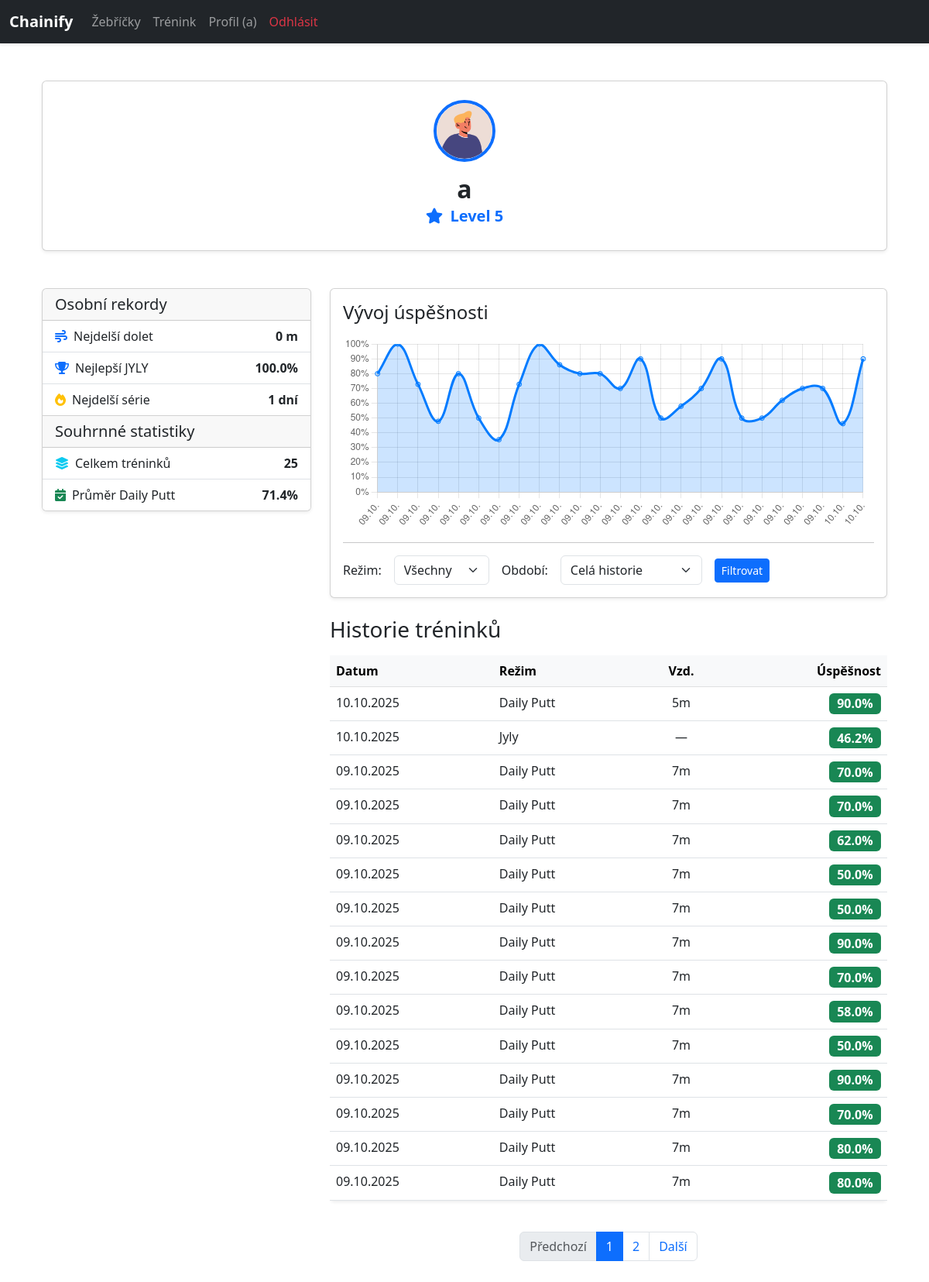
The page /user/a (signed in) on the database its author committed.
### models.py (models this page shows, shortened)
class User(db.Model, UserMixin):
    id = db.Column(db.Integer, primary_key=True)
    username = db.Column(db.String(150), unique=True, nullable=False)
    email = db.Column(db.String(150), unique=True, nullable=False)
    password = db.Column(db.String(256), nullable=False)
    profile_image_url = db.Column(db.String(255), nullable=True)
    current_streak = db.Column(db.Integer, default=0)
    last_training_date = db.Column(db.Date, nullable=True)
    putt_sessions = db.relationship('PuttSession', backref='user')
    drives = db.relationship('Drive', backref='user')

class PuttSession(db.Model):
    id = db.Column(db.Integer, primary_key=True)
    date = db.Column(db.DateTime, nullable=False, default=datetime.utcnow)
    mode = db.Column(db.String(50), nullable=False)
    score = db.Column(db.Integer, nullable=False)
    accuracy = db.Column(db.Float, nullable=True)
    successful_putts = db.Column(db.Integer, nullable=True)
    total_putts = db.Column(db.Integer, nullable=True)
    distance = db.Column(db.Integer, nullable=True)
    user_id = db.Column(db.Integer, db.ForeignKey('user.id'))

### app.py (the view)
@app.route('/user/<username>')
@login_required
def user_profile(username):
    user = User.query.filter_by(username=username).first_or_404()
    mode_filter = request.args.get('mode_filter', '')
    period_filter = request.args.get('period_filter', 'all')
    page = request.args.get('page', 1, type=int)
    SESSIONS_PER_PAGE = 15
    base_query = PuttSession.query.filter_by(user_id=user.id)
    total_sessions = base_query.count()
    best_jyly_accuracy = db.session.query(func.max(PuttSession.accuracy)).filter(
        PuttSession.user_id == user.id,
        PuttSession.mode == 'jyly'
    ).scalar() or 0.0
    daily_putt_stats = db.session.query(
        func.sum(PuttSession.successful_putts), func.sum(PuttSession.total_putts)
    ).filter(
        PuttSession.user_id == user.id,
        PuttSession.mode == 'daily_putt'
    ).first()
    avg_daily_putt_accuracy = 0.0
    if daily_putt_stats and daily_putt_stats[1]:
        avg_daily_putt_accuracy = (daily_putt_stats[0] / daily_putt_stats[1]) * 100
    longest_drive = db.session.query(func.max(Drive.distance)).filter(
        Drive.user_id == user.id
    ).scalar() or 0.0
    user_stats = {
        'total_sessions': total_sessions,
        'best_jyly_accuracy': best_jyly_accuracy,
        'avg_daily_putt_accuracy': avg_daily_putt_accuracy,
        'streak': user.current_streak,
        'longest_drive': longest_drive
    }
    level_info = calculate_level_info_exponential(total_sessions)
    query = base_query
    if mode_filter:
        query = query.filter(PuttSession.mode == mode_filter)
    start_date = None
    if period_filter == '7':
        start_date = datetime.now() - timedelta(days=7)
    elif period_filter == '30':
        start_date = datetime.now() - timedelta(days=30)
    if start_date:
        query = query.filter(PuttSession.date >= start_date)
    pagination = query.order_by(desc(PuttSession.date)).paginate(
        page=page, per_page=SESSIONS_PER_PAGE, error_out=False
    )
    putt_sessions = pagination.items
    all_filtered_sessions = query.order_by(PuttSession.date).all()
    sessions_with_accuracy = [s for s in all_filtered_sessions if s.accuracy is not None]
    chart_labels = [session.date.strftime('%d.%m.') for session in sessions_with_accuracy]
    chart_scores = [session.accuracy for session in sessions_with_accuracy]
    chart_data = {'labels': chart_labels, 'scores': chart_scores}
    return render_template(
        'user_profile.html',
        user=user,
        putt_sessions=putt_sessions,
        pagination=pagination,
        chart_data=chart_data,
        user_stats=user_stats,
        level_info=level_info,
        selected_mode=mode_filter,
        selected_period=period_filter
    )

### app.py (called while the page is built)
@login_manager.user_loader
def load_user(user_id):
    return User.query.get(int(user_id))

### templates/user_profile.html (shortened to what this page needs)
{% extends "base.html" %}
{% block content %}
<div class="container my-5">
    <div class="card shadow-sm mb-5">
    <div class="card-body text-center p-4">
        <img src="{{ user.profile_image_url or url_for('static', filename='images/avatar/male/12.png') }}" alt="Avatar uživatele {{ user.username }}" class="rounded-circle mb-3 mx-auto d-block" style="width: 80px; height: 80px; object-fit: cover; border: 4px solid var(--bs-primary);">
        <h1 class="h2 fw-bold mb-1">{{ user.username }}</h1>
        <p class="h5 text-primary fw-semibold">
            <i class="fa-solid fa-star me-1"></i> Level {{ level_info.level }}
        </p>
    </div>
</div>
    <div class="row g-4">
        <div class="col-lg-4">
            <div class="card shadow-sm position-sticky" style="top: 1.5rem;">
                <div class="card-header h5">Osobní rekordy</div>
                <ul class="list-group list-group-flush">
                    <li class="list-group-item d-flex justify-content-between align-items-center">
                        <div><i class="fa-solid fa-wind text-primary me-2"></i>Nejdelší dolet</div>
                        <span class="fw-bold">{{ user_stats.longest_drive|int }} m</span>
                    </li>
                    <li class="list-group-item d-flex justify-content-between align-items-center">
                        <div><i class="fa-solid fa-trophy text-primary me-2"></i>Nejlepší JYLY</div>
                        <span class="fw-bold">{{ "%.1f"|format(user_stats.best_jyly_accuracy) }}%</span>
                    </li>
                     <li class="list-group-item d-flex justify-content-between align-items-center">
                        <div><i class="fa-solid fa-fire text-warning me-2"></i>Nejdelší série</div>
                        <span class="fw-bold">{{ user_stats.streak }} dní</span>
                    </li>
                </ul>
                <div class="card-header h5">Souhrnné statistiky</div>
                 <ul class="list-group list-group-flush">
                    <li class="list-group-item d-flex justify-content-between align-items-center">
                        <div><i class="fa-solid fa-layer-group text-info me-2"></i>Celkem tréninků</div>
                        <span class="fw-bold">{{ user_stats.total_sessions }}</span>
                    </li>
                    <li class="list-group-item d-flex justify-content-between align-items-center">
                        <div><i class="fa-solid fa-calendar-check text-success me-2"></i>Průměr Daily Putt</div>
                        <span class="fw-bold">{{ "%.1f"|format(user_stats.avg_daily_putt_accuracy) }}%</span>
                    </li>
                </ul>
            </div>
        </div>
        <div class="col-lg-8">
            <div class="card shadow-sm mb-4">
                <div class="card-body">
                    <h4 class="card-title mb-3">Vývoj úspěšnosti</h4>
                    <div style="height: 250px;"><canvas id="scoreTrendChart"></canvas></div>
                    <hr>
                    <form method="GET" action="{{ url_for('user_profile', username=user.username) }}" class="d-flex flex-wrap align-items-center gap-3">
                        <label for="mode_filter" class="form-label mb-0">Režim:</label>
                        <select name="mode_filter" id="mode_filter" class="form-select w-auto">
                            <option value="">Všechny</option>
                        </select>
                        <label for="period_filter" class="form-label mb-0">Období:</label>
                        <select name="period_filter" id="period_filter" class="form-select w-auto">
                            <option value="all" {% if selected_period == 'all' %}selected{% endif %}>Celá historie</option>
                        </select>
                        <button type="submit" class="btn btn-sm btn-primary">Filtrovat</button>
                    </form>
                </div>
            </div>
            <h3 class="mb-3">Historie tréninků</h3>
            {% if putt_sessions %}
                <div class="table-responsive">
                    <table class="table table-hover bg-white rounded shadow-sm">
                        <thead class="table-light">
                            <tr>
                                <th scope="col">Datum</th>
                                <th scope="col">Režim</th>
                                <th scope="col" class="text-center">Vzd.</th>
                                <th scope="col" class="text-end">Úspěšnost</th>
                            </tr>
                        </thead>
                        <tbody>
                            {% for session in putt_sessions %}
                            <tr>
                                <td>{{ session.date.strftime('%d.%m.%Y') }}</td>
                                <td>{{ session.mode.replace('_', ' ')|title }}</td>
                                <td class="text-center">
                                    {% if session.mode == 'daily_putt' and session.distance %}
                                        {{ session.distance }}m
                                    {% else %}
                                        —
                                    {% endif %}
                                </td>
                                <td class="text-end">
                                    {% if session.accuracy is not none %}
                                        <span class="badge bg-success fs-6">{{ "%.1f"|format(session.accuracy) }}%</span>
                                    {% else %}
                                        <span class="badge bg-secondary fs-6">{{ session.score }}</span>
                                    {% endif %}
                                </td>
                            </tr>
                            {% endfor %}
                        </tbody>
                    </table>
                </div>
            {% else %}
                <div class="alert alert-info">Tento uživatel zatím nemá žádné záznamy o puttování.</div>
            {% endif %}
            {% if pagination and pagination.pages > 1 %}
<nav aria-label="Navigace stránek historie">
    <ul class="pagination justify-content-center mt-4">
        {% set url_args = request.args.copy() %}
        {% do url_args.pop('page', None) %}
        <li class="page-item {% if not pagination.has_prev %}disabled{% endif %}">
            <a class="page-link" href="{{ url_for('user_profile', username=user.username, page=pagination.prev_num, **url_args) }}">Předchozí</a>
        </li>
        {% for p in pagination.iter_pages(left_edge=1, right_edge=1, left_current=2, right_current=2) %}
            {% if p %}
                {% if p == pagination.page %}
                    <li class="page-item active" aria-current="page"><span class="page-link">{{ p }}</span></li>
                {% else %}
                    <li class="page-item"><a class="page-link" href="{{ url_for('user_profile', username=user.username, page=p, **url_args) }}">{{ p }}</a></li>
                {% endif %}
            {% else %}
                <li class="page-item disabled"><span class="page-link">…</span></li>
            {% endif %}
        {% endfor %}
        <li class="page-item {% if not pagination.has_next %}disabled{% endif %}">
            <a class="page-link" href="{{ url_for('user_profile', username=user.username, page=pagination.next_num, **url_args) }}">Další</a>
        </li>
    </ul>
</nav>
{% endif %}
        </div>
    </div>
</div>
<script>
    document.addEventListener('DOMContentLoaded', function() {
        const chartDataRaw = '{{ chart_data | tojson | safe }}';
        if (!chartDataRaw || JSON.parse(chartDataRaw).labels.length === 0) { return; }
        const chartData = JSON.parse(chartDataRaw);
        const ctx = document.getElementById('scoreTrendChart');
        if (!ctx) { return; }
        new Chart(ctx, {
            type: 'line',
            data: { labels: chartData.labels, datasets: [{
                label: 'Úspěšnost', data: chartData.scores,
                borderColor: 'rgba(0, 123, 255, 1)', backgroundColor: 'rgba(0, 123, 255, 0.2)',
                fill: true, tension: 0.4
            }] },
            options: {
                responsive: true, maintainAspectRatio: false,
                scales: { y: { beginAtZero: true, max: 100, ticks: { callback: function(value) { return value + '%'; } } } },
                plugins: {
                    legend: { display: false },
                    tooltip: { callbacks: { label: function(context) { let label = context.dataset.label || ''; if (label) { label += ': '; } if (context.parsed.y !== null) { label += context.parsed.y.toFixed(1) + '%'; } return label; } } }
                }
            }
        });
    });
</script>
{% endblock %}

### templates/base.html (shortened to what this page needs)
<!DOCTYPE html>
<html lang="en">
<head>
    <link href="https://cdn.jsdelivr.net/npm/bootstrap@5.3.0/dist/css/bootstrap.min.css" rel="stylesheet">
    <link rel="stylesheet" href="https://cdnjs.cloudflare.com/ajax/libs/font-awesome/6.5.2/css/all.min.css">
</head>
<body>
<nav class="navbar navbar-expand-lg navbar-dark bg-dark shadow-sm">
  <div class="container-fluid">
    <a class="navbar-brand fw-bold" href="{{ url_for('index') }}">Chainify</a>
    <div class="collapse navbar-collapse" id="navbarNav">
      <ul class="navbar-nav">
            {% if current_user.is_authenticated %}
              <li class="nav-item">
                <a class="nav-link" href="{{ url_for('leaderboard') }}">Žebříčky</a>
              </li>
            {% endif %}
        </ul>
      <ul class="navbar-nav">
        {% if current_user.is_authenticated %}
          <li class="nav-item">
            <a class="nav-link" href="{{ url_for('training') }}">Trénink</a>
          </li>
          <li class="nav-item">
            <a class="nav-link" href="{{ url_for('profile') }}">Profil ({{ current_user.username }})</a>
          </li>
          <li class="nav-item">
            <a class="nav-link text-danger" href="{{ url_for('logout') }}">Odhlásit</a>
          </li>
        {% endif %}
      </ul>
    </div>
  </div>
</nav>
<div class="container mt-4">
    {% block content %}{% endblock %}
</div>
</body>
</html>

### rows shown on the page
User: username "a", profile_image_url (picture)
PuttSession: date "10.10.2025", mode.replace "Daily Putt", distance "5", accuracy "90.0"
PuttSession: date "10.10.2025", mode.replace "Jyly", accuracy "46.2"
PuttSession: date "09.10.2025", mode.replace "Daily Putt", distance "7", accuracy "70.0"
PuttSession: date "09.10.2025", mode.replace "Daily Putt", distance "7", accuracy "70.0"
PuttSession: date "09.10.2025", mode.replace "Daily Putt", distance "7", accuracy "62.0"
PuttSession: date "09.10.2025", mode.replace "Daily Putt", distance "7", accuracy "50.0"
PuttSession: date "09.10.2025", mode.replace "Daily Putt", distance "7", accuracy "50.0"
PuttSession: date "09.10.2025", mode.replace "Daily Putt", distance "7", accuracy "90.0"
PuttSession: date "09.10.2025", mode.replace "Daily Putt", distance "7", accuracy "70.0"
PuttSession: date "09.10.2025", mode.replace "Daily Putt", distance "7", accuracy "58.0"
PuttSession: date "09.10.2025", mode.replace "Daily Putt", distance "7", accuracy "50.0"
PuttSession: date "09.10.2025", mode.replace "Daily Putt", distance "7", accuracy "90.0"
PuttSession: date "09.10.2025", mode.replace "Daily Putt", distance "7", accuracy "70.0"
PuttSession: date "09.10.2025", mode.replace "Daily Putt", distance "7", accuracy "80.0"
PuttSession: date "09.10.2025", mode.replace "Daily Putt", distance "7", accuracy "80.0"

### other values the page prints
{{ level_info.level }} "5"
{{ user_stats.longest_drive|int }} "0"
{{ "%.1f"|format(user_stats.best_jyly_accuracy) }} "100.0"
{{ user_stats.streak }} "1"
{{ user_stats.total_sessions }} "25"
{{ "%.1f"|format(user_stats.avg_daily_putt_accuracy) }} "71.4"
{{ p }} "1"
{{ p }} "2"
